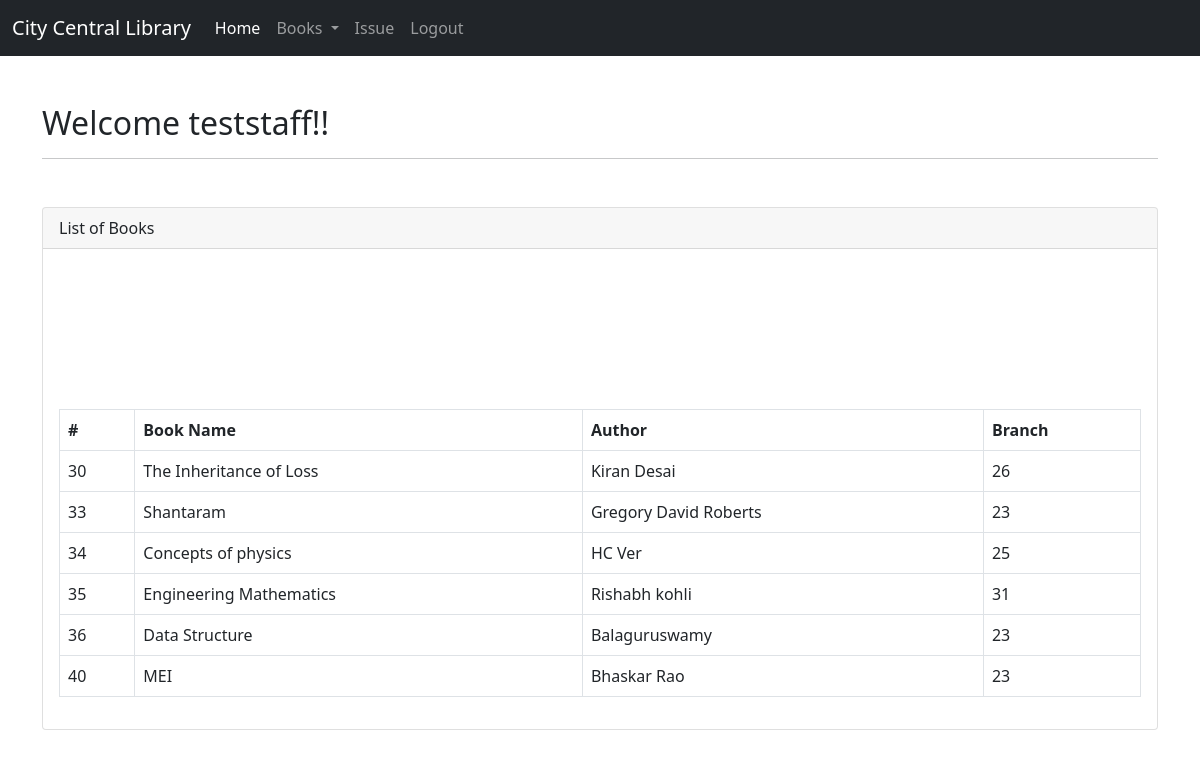
The page /welcomestaff.php (signed in) on the database its author committed.
### tables this page shows
CREATE TABLE `books` (
  `book_id` int(11) NOT NULL,
  `isbn_num` int(10) NOT NULL,
  `title` varchar(50) NOT NULL,
  `author` varchar(50) NOT NULL,
  `branch_id` int(10) NOT NULL,
  `publisher_id` int(20) NOT NULL
);

### welcomestaff.php (the view, shortened to what this page needs)
<!doctype html>
<html lang="en">
  <head>
    <link href="https://cdn.jsdelivr.net/npm/bootstrap@5.0.0-beta1/dist/css/bootstrap.min.css" rel="stylesheet">
  </head>
  <body>
  <nav class="navbar navbar-expand-lg navbar-dark bg-dark">
  <div class="container-fluid">
    <a class="navbar-brand" href="#">City Central Library</a>
    <div class="collapse navbar-collapse" id="navbarNavDropdown">
      <ul class="navbar-nav">
        <li class="nav-item">
          <a class="nav-link active" aria-current="page" href="welcomestaff.php">Home</a>
        </li>
        <div class="collapse navbar-collapse" id="navbarNavDarkDropdown">
      <ul class="navbar-nav">
        <li class="nav-item dropdown">
          <a class="nav-link dropdown-toggle" href="#" id="navbarDarkDropdownMenuLink" role="button" data-bs-toggle="dropdown" aria-expanded="false">
            Books
          </a>
        </li>
      </ul>
    </div>
        <li class="nav-item">
          <a class="nav-link" href="issue.php">Issue</a>
        </li>
      </ul>
      <div class="navbar-collapse collapse">
        <ul class="navbar-nav ml-auto" style="float:right;">
            <li class="nav-item">
               <a class="nav-link" href="logoutstaff.php">Logout</a>
            </li>
       </ul>
      </div>
    </div>
  </div>
</nav>
<div class="container mt-5">
<h2><?php echo "Welcome ". $_SESSION['username']?>!!</h2>
<hr>
</div>
<div class="container mt-5">
<div class="card">
<div class="card-header">
 List of Books
</div>
<div class="card-body">
<table class="table table-bordered">
  <thead>
    <tr>
      <th scope="col">#</th>
      <th scope="col">Book Name</th>
      <th scope="col">Author</th>
      <th scope="col">Branch</th>
    </tr>
  </thead>
  <tbody>
   <?php
           require('config.php');
$all="SELECT * FROM books ";
$all_query=mysqli_query($conn,$all);
if (mysqli_num_rows($all_query) > 0) {
    while($row = mysqli_fetch_assoc($all_query)) {
       echo "<tr>";
    echo "<td>".$row['book_id']."</td>";
    echo "<td>".$row['title']."</td>";
    echo "<td>".$row['author']."</td>";
    echo "<td>".$row['branch_id']."</td>";
    echo "</tr><br>";
    }
} else {
    echo "0 results";
}
?>
  </tbody>
</table>
</div>
</div>
</div>
  </body>
</html>

### rows shown on the page
books: book_id "30", title "The Inheritance of Loss", author "Kiran Desai", branch "26"
books: book_id "33", title "Shantaram", author "Gregory David Roberts", branch "23"
books: book_id "34", title "Concepts of physics", author "HC Ver", branch "25"
books: book_id "35", title "Engineering Mathematics", author "Rishabh kohli", branch "31"
books: book_id "36", title "Data Structure", author "Balaguruswamy", branch "23"
books: book_id "40", title "MEI", author "Bhaskar Rao", branch "23"

### other values the page prints
$_SESSION['username'] "teststaff"
